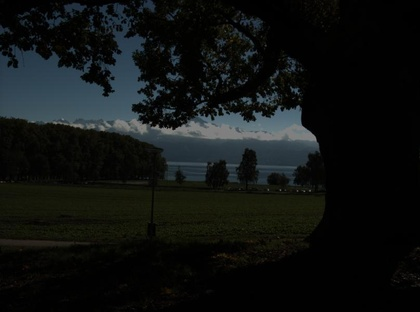
%> input picture method/Kou17/treeunil/1.JPG, 420 x 312 px, shrunk from 808 x 600 before the run; its folder holds only this picture in this run
$ octave main.m   (GNU Octave 9; MATLAB toolbox functions it lacks are replaced by stand-ins)
%> lines starting %> are read from the running program, lines starting %| are printed output that depends on the picture
### method/Kou17/readDir2.m
% Creates a list of all pictures and their exposure values in a certain directory.
%
% Note that the directory must only contain images which are named according to the
% naming conventions, otherwise this function fails.
%
% Filename naming conventions:
% The filename of a picture must contain two numbers specifying the
% exposure time of that picture. The first number specifies the numerator,
% the second one the denominator. E.g. "image_1_15.jpg" specifies that this
% image has been taken with an exposure of 1/15 second.
function [filenames, numExposures] = readDir2(dirName)
%> called with dirName = 'treeunil\'

    filelist = dir(dirName);
    for i = 3:size(filelist,1)
        filenames{i-2} = strcat(dirName,filelist(i).name);
    end

    numExposures = size(filenames,2);

    %fprintf('numExposures = %d\n', numExposures);

    intensity_array = zeros(numExposures,1);
    for k =1:numExposures

        img_temp = double(imread(filenames{k}));

        intensity_sum = sum(sum(sum(img_temp)));
%> intensity_sum = 6694641
        intensity_array(k) = intensity_sum;

    end

    % sort ascending by exposure
    [intensity_array indices] = sort(intensity_array);
%> intensity_array = 6694641; indices = 1
    filenames = filenames(indices);
%> filenames = {'treeunil\1.JPG'}

### method/Kou17/GGIF_exposure_fusion.m
function R = GGIF_exposure_fusion(I,m)
%   Code for
%   [1] "Multi-scale Exposure Fusion via Gradient Domain Guided Image Filtering", Fei Kou, Zhengguo Li, Changyun Wen, and Weihai Chen,
%   in IEEE International Conference on Multimedia & Expo (ICME) 2017.

%   Code Author: Fei KOU
%   Email: koufei@hotmail.com
%   Date: 30/06/2017
%   Modified from the code provied by Dr. Tom Mertens et. al. for their paper
%   [2] "Exposure Fusion" Tom Mertens, Jan Kautz and Frank Van Reeth, In Proceedings of Pacific Graphics 2007
%
%   The code and the algorithm are for non-comercial use only.

% Usage:
%   result = GGIF_exposure_fusion(I,m);
%   Arguments:
%     'I': represents a stack of N color images (at double
%       precision). Dimensions are (height x width x 3 x N).
%     'm': 3-tuple that controls the per-pixel measures. The elements
%     control contrast, saturation and well-exposedness, respectively.
%
BETA = 2;

r = size(I,1);
c = size(I,2);
N = size(I,4);

nlev = floor(log(min(r,c)) / log(2))-BETA;
radius = 2^BETA;
eps = 1/1024;

%compute the measures and combines them into a weight map
contrast_parm = m(1);
sat_parm = m(2);
wexp_parm = m(3);

W = ones(r,c,N);
if (contrast_parm > 0)
    W = W.*contrast(I).^contrast_parm;
end
if (sat_parm > 0)
    W = W.*saturation(I).^sat_parm;
end
if (wexp_parm > 0)
    W = W.*well_exposedness(I).^wexp_parm;
end

%normalize weights: make sure that weights sum to one for each pixel
W = W + 1e-12;
W = W./repmat(sum(W,3),[1 1 N]);

Y = 0.299*I(:,:,1,:)+0.587*I(:,:,2,:)+0.114*I(:,:,3,:);
pyr = gaussian_pyramid(zeros(r,c,3),nlev);

for i = 1:N
    tmp =  Y(:,:,i);
    W(:,:,i) = W(:,:,i)*(mean(tmp(:))^2);
end
W = W./repmat(sum(W,3),[1 1 N]);

wsum = cell(nlev,1);
for i = 1:N
    pyrW = gaussian_pyramid(W(:,:,i),nlev);
    pyrY = gaussian_pyramid(Y(:,:,i),nlev);
    pyrI = laplacian_pyramid(I(:,:,:,i),nlev);

    for l = 1:nlev
        pyrW{l}=gguidedfilter(pyrY{l}, pyrW{l}, radius, eps);
    end

    for l = 1:nlev
        if i == 1
            wsum{l}= pyrW{l}+ 1e-12;
        else
            wsum{l} = wsum{l}+pyrW{l}+1e-12;
        end
        w = repmat(pyrW{l}+ 1e-12,[1 1 3]);
        pyr{l} = pyr{l} + w.*pyrI{l};
    end
end
for l = 1:nlev
    pyr{l} = pyr{l}./repmat(wsum{l},[1,1,3]);
end
R = reconstruct_laplacian_pyramid(pyr);


%%%%%%%%%%%%%%%%%%%%%%%%%%%%%%%%%%%%%%%%%%%%%%%%%%%%%%%%%%%%%%%%%%%%%%%%%%%%%
% contrast measure
function C = contrast(I)
h = [0 1 0; 1 -4 1; 0 1 0]; % laplacian filter
N = size(I,4);
C = zeros(size(I,1),size(I,2),N);
for i = 1:N
    mono = rgb2gray(I(:,:,:,i));
    C(:,:,i) = abs(imfilter(mono,h,'replicate'));
end

% saturation measure
function C = saturation(I)
N = size(I,4);
C = zeros(size(I,1),size(I,2),N);
for i = 1:N
    % saturation is computed as the standard deviation of the color channels
    R = I(:,:,1,i);
    G = I(:,:,2,i);
    B = I(:,:,3,i);
    mu = (R + G + B)/3;
    C(:,:,i) = sqrt(((R - mu).^2 + (G - mu).^2 + (B - mu).^2)/3);%./255;
end

% well-exposedness measure
function C = well_exposedness(I)
sig = .2; %%%only the color of final image will be effected by the value of sig.
N = size(I,4);
C = zeros(size(I,1),size(I,2),N);
for i = 1:N
    R = exp(-.5*(I(:,:,1,i) - .5).^2/sig.^2);
    G = exp(-.5*(I(:,:,2,i) - .5).^2/sig.^2);
    B = exp(-.5*(I(:,:,3,i) - .5).^2/sig.^2);
    C(:,:,i) = R.*G.*B;
end

### method/Kou17/gaussian_pyramid.m
% Contruction of Gaussian pyramid
%
% Arguments:
%   image 'I'
%   'nlev', number of levels in the pyramid (optional)
%
% tom.mertens@gmail.com, August 2007
%

function pyr = gaussian_pyramid(I,nlev)

r = size(I,1);
c = size(I,2);

if ~exist('nlev')
    %compute the highest possible pyramid
    nlev = floor(log(min(r,c)) / log(2));
end

% start by copying the image to the finest level
pyr = cell(nlev,1);
pyr{1} = I;

% recursively downsample the image
filter = pyramid_filter;
for l = 2:nlev
    I = downsample(I,filter);
    pyr{l} = I;
end

### method/Kou17/downsample.m
% Downsampling procedure.
%
% Arguments:
%   grayscale I image
%   downsampling filter 'filter', should be a 1D separable filter.
%   'border_mode' should be 'circular', 'symmetric', or 'replicate'. See 'imfilter'.
%
% If image width W is odd, then the resulting image will have width (W-1)/2+1,
% Same for height.
%
% tom.mertens@gmail.com, August 2007
%

function R = downsample(I, filter)

border_mode = 'symmetric';

% low pass, convolve with separable filter
R = imfilter(I,filter,border_mode);     %horizontal
R = imfilter(R,filter',border_mode);    %vertical

% decimate
r = size(I,1);
c = size(I,2);
R = R(1:2:r, 1:2:c, :);

### method/Kou17/pyramid_filter.m
% This is a 1-dimensional 5-tap low pass filter. It is used as a 2D separable low
% pass filter for constructing Gaussian and Laplacian pyramids.
%
% tom.mertens@gmail.com, August 2007
%

function f = pyramid_filter;
f = [.0625, .25, .375, .25, .0625];
%f = [.125, .1875, .375, .1875, .125];%%%Free Version
%f = [0, .25, .5, .25, 0];

### method/Kou17/laplacian_pyramid.m
% Contruction of Laplacian pyramid
%
% Arguments:
%   image 'I'
%   'nlev', number of levels in the pyramid (optional)
%
% tom.mertens@gmail.com, August 2007
%
%
% More information:
%   'The Laplacian Pyramid as a Compact Image Code'
%   Burt, P., and Adelson, E. H.,
%   IEEE Transactions on Communication, COM-31:532-540 (1983).
%

function pyr = laplacian_pyramid(I,nlev)

r = size(I,1);
c = size(I,2);

if ~exist('nlev')
    % compute the highest possible pyramid
    nlev = floor(log(min(r,c)) / log(2));
end

% recursively build pyramid
pyr = cell(nlev,1);
filter = pyramid_filter;
J = I;
for l = 1:nlev - 1
    % apply low pass filter, and downsample
    I = downsample(J,filter);
    odd = 2*size(I) - size(J);  % for each dimension, check if the upsampled version has to be odd
    % in each level, store difference between image and upsampled low pass version
    pyr{l} = J - upsample(I,odd,filter);
    J = I; % continue with low pass image
end
pyr{nlev} = J; % the coarest level contains the residual low pass image


### method/Kou17/reconstruct_laplacian_pyramid.m
% Reconstruction of image from Laplacian pyramid
%
% Arguments:
%   pyramid 'pyr', as generated by function 'laplacian_pyramid'
%
% tom.mertens@gmail.com, August 2007
%
%
% More information:
%   'The Laplacian Pyramid as a Compact Image Code'
%   Burt, P., and Adelson, E. H.,
%   IEEE Transactions on Communication, COM-31:532-540 (1983).
%

function R = reconstruct_laplacian_pyramid(pyr)

r = size(pyr{1},1);
c = size(pyr{1},2);
nlev = length(pyr);

% start with low pass residual
R = pyr{nlev};
filter = pyramid_filter;
for l = nlev - 1 : -1 : 1
    % upsample, and add to current level
    odd = 2*size(R) - size(pyr{l});
    R = pyr{l} + upsample(R,odd,filter);
end

### method/Kou17/upsample.m
% Upsampling procedure.
%
% Argments:
%   'I': greyscale image
%   'odd': 2-vector of binary values, indicates whether the upsampled image
%   should have odd size for the respective dimensions
%   'filter': upsampling filter
%
% If image width W is odd, then the resulting image will have width (W-1)/2+1,
% Same for height.
%
% tom.mertens@gmail.com, August 2007
%

function R = upsample(I,odd,filter)

% increase resolution
I = padarray(I,[1 1 0],'replicate'); % pad the image with a 1-pixel border
r = 2*size(I,1);
c = 2*size(I,2);
k = size(I,3);
R = zeros(r,c,k);
R(1:2:r, 1:2:c, :) = 4*I; % increase size 2 times; the padding is now 2 pixels wide

% interpolate, convolve with separable filter
R = imfilter(R,filter);     %horizontal
R = imfilter(R,filter');    %vertical

% remove the border
R = R(3:r - 2 - odd(1), 3:c - 2 - odd(2), :);

### method/Kou17/main.m
clear all;
close all;

dirName = ('treeunil\');
delete ('treeunil\thumbs.db');
[filenames, num_LDR] = readDir2(dirName);
%> filenames = {'treeunil\1.JPG'}; num_LDR = 1
temp = imread(filenames{1});
%> temp is the input picture: size 312x420x3 uint8; mean R, G, B 15.4, 18.3, 17.4
[height,width,color]=size(temp);
%> height = 312; width = 420; color = 3
I = zeros(height,width,color,num_LDR);
%> I: size 312x420x3 double; every value is 0
for k = 1:num_LDR
    temp = double(imread(filenames{k}));
    I(:,:,:,k)=temp/255;
end

clear temp;

%exposure fusion by the method in ¡°Multi-scale Exposure Fusion via Gradient Domain Guided Image Filtering¡±
R_GGIF = GGIF_exposure_fusion(I,[1 1 1]);
%> after the loop in contrast, `for i = 1:N`:
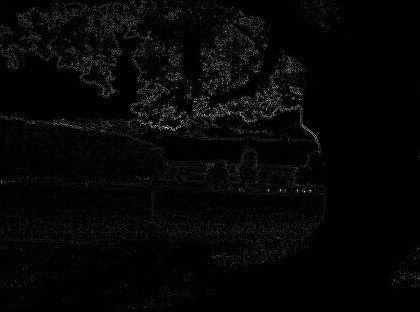
%> C: size 312x420 double; min 0, max 0.911, mean 0.0267
%> after the loop in saturation, `for i = 1:N`:
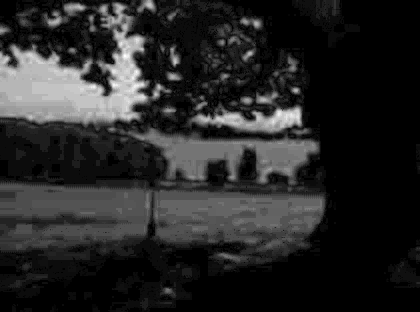
%> C: size 312x420 double; min 0, max 0.074, mean 0.0114; drawn with min black and max white
%> the loop in well_exposedness, `for i = 1:N` made 1 pass
%> pass 1, in well_exposedness, `G = exp(-.5*(I(:,:,2,i) - .5).^2/sig.^2);`:
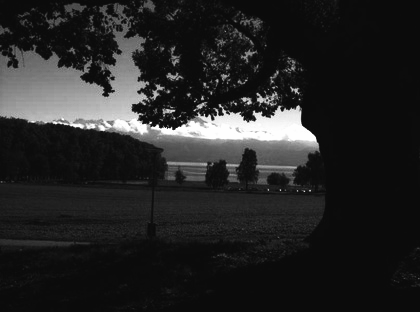
%> G: size 312x420 double; min 0.0439, max 1, mean 0.148
%> pass 1, in well_exposedness, `B = exp(-.5*(I(:,:,3,i) - .5).^2/sig.^2);`:
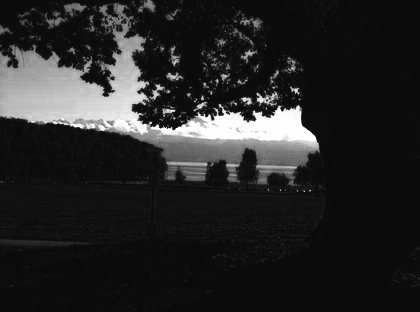
%> B: size 312x420 double; min 0.0439, max 1, mean 0.154
%> after the loop in well_exposedness, `for i = 1:N`:
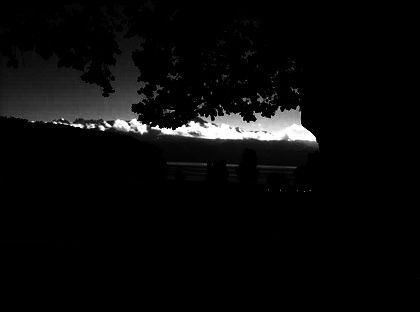
%> C: size 312x420 double; min 8.48e-05, max 1, mean 0.0387
%> in GGIF_exposure_fusion, `W = W.*well_exposedness(I).^wexp_parm;`:
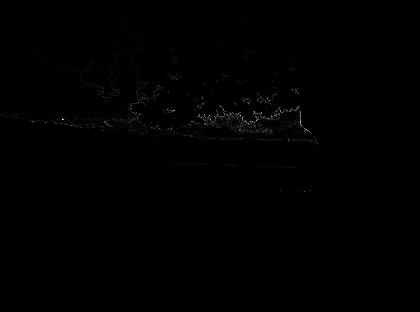
%> W: size 312x420 double; min 0, max 0.0155, mean 4.69e-05; drawn with min black and max white
%> in GGIF_exposure_fusion, `W = W./repmat(sum(W,3),[1 1 N]);`: W: size 312x420 double; every value is 1
%> after the loop in GGIF_exposure_fusion, `for i = 1:N`: W: size 312x420 double; every value is 0.00462
%> after the loop in GGIF_exposure_fusion, `for i = 1:N`: pyr = 6 items
%> in reconstruct_laplacian_pyramid, `nlev = length(pyr);`: nlev = 6
%> the loop in reconstruct_laplacian_pyramid, `for l = nlev - 1 : -1 : 1` made 5 passes
%> (l, odd, r in upsample, c in upsample) on passes 1, 2, 4, 5: (5, [0 1 3], 24, 32), (4, [1 1 3], 44, 58), (2, [0 0 3], 160, 214), (1, [0 0 3], 316, 424)
%> (odd, r in upsample, c in upsample) on pass 3: ([0 1 3], 82, 110)
%> after the loop in reconstruct_laplacian_pyramid, `for l = nlev - 1 : -1 : 1`:
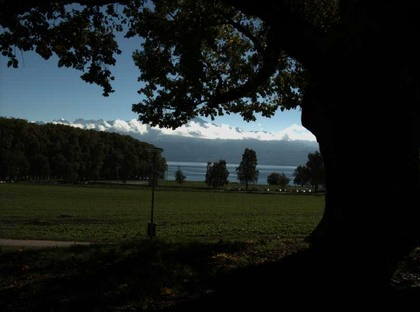
%> R: size 312x420x3 double; mean R, G, B 0.0605, 0.0717, 0.0681; mean of the top-left, top-right, bottom-left and bottom-right quarters 0.131, 0.0663, 0.0399, 0.0302; drawn with min black and max white
figure('Name','FusionResult_ICME2017');
imshow(R_GGIF);
imwrite(R_GGIF, 'Treeunil_ICME17.png','png');

% [5 lines of commented-out code are left out]

$ run again, on method/Kou17/treeunil/5.JPG
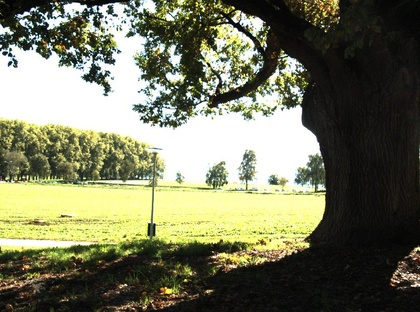
%> input picture method/Kou17/treeunil/5.JPG, 420 x 312 px, shrunk from 808 x 600 before the run
%> intensity_sum = 43592101
%> indices = 1
%> in readDir2, `filenames = filenames(indices);`: filenames = {'treeunil\5.JPG'}
%> `[filenames, num_LDR] = readDir2(dirName);`: num_LDR = 1
%> temp is the input picture: size 312x420x3 uint8; mean R, G, B 118.3, 119.7, 94.6
%> in GGIF_exposure_fusion, `W = W.*well_exposedness(I).^wexp_parm;`:
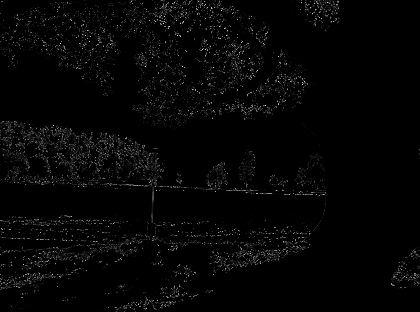
%> W: size 312x420 double; min 0, max 0.0833, mean 0.00172; drawn with min black and max white
%> after the loop in GGIF_exposure_fusion, `for i = 1:N`: pyr = 6 items
%> in reconstruct_laplacian_pyramid, `nlev = length(pyr);`: nlev = 6
%> the loop in reconstruct_laplacian_pyramid, `for l = nlev - 1 : -1 : 1` made 5 passes
%> (l, odd, r in upsample, c in upsample) on passes 1, 2, 4, 5: (5, [0 1 3], 24, 32), (4, [1 1 3], 44, 58), (2, [0 0 3], 160, 214), (1, [0 0 3], 316, 424)
%> pass 2, in upsample (call 2), `I = padarray(I,[1 1 0],'replicate');`:
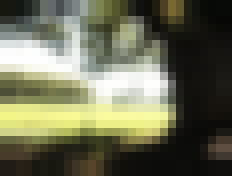
%> I: size 22x29x3 double (shown 8 times larger); mean R, G, B 0.424, 0.428, 0.338

$ run again, on method/Kou17/treeunil/7.JPG
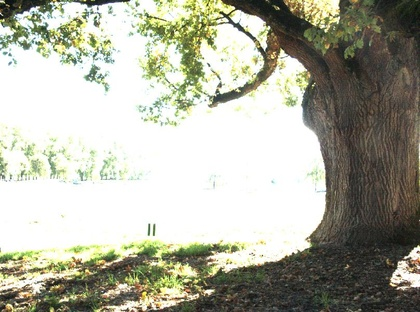
%> input picture method/Kou17/treeunil/7.JPG, 420 x 312 px, shrunk from 808 x 600 before the run
%> intensity_sum = 67223639
%> indices = 1
%> in readDir2, `filenames = filenames(indices);`: filenames = {'treeunil\7.JPG'}
%> `[filenames, num_LDR] = readDir2(dirName);`: num_LDR = 1
%> temp is the input picture: size 312x420x3 uint8; mean R, G, B 175.6, 176.2, 161.2
%> in GGIF_exposure_fusion, `W = W.*well_exposedness(I).^wexp_parm;`:
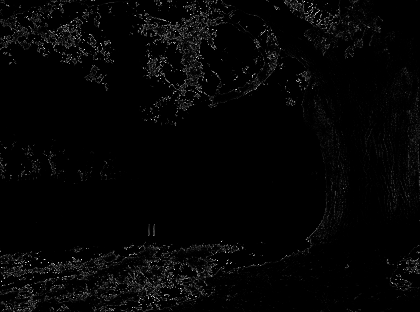
%> W: size 312x420 double; min 0, max 0.076, mean 0.00153; drawn with min black and max white
%> after the loop in GGIF_exposure_fusion, `for i = 1:N`: pyr = 6 items
%> in reconstruct_laplacian_pyramid, `nlev = length(pyr);`: nlev = 6
%> the loop in reconstruct_laplacian_pyramid, `for l = nlev - 1 : -1 : 1` made 5 passes
%> (l, odd, r in upsample, c in upsample) on passes 1, 2, 4, 5: (5, [0 1 3], 24, 32), (4, [1 1 3], 44, 58), (2, [0 0 3], 160, 214), (1, [0 0 3], 316, 424)
%> pass 2, in upsample (call 2), `I = padarray(I,[1 1 0],'replicate');`:
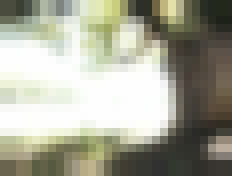
%> I: size 22x29x3 double (shown 8 times larger); mean R, G, B 0.653, 0.654, 0.593
